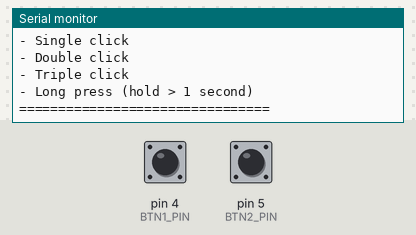
Bench run of a sketch on a simulated Arduino Uno, built with avr-gcc and run on an emulated ATmega328P. Shown: the last lines printed to the serial monitor. The test bench sets the inputs (shaded band); at power-on: pin 4 (BTN1_PIN) HIGH, pin 5 (BTN2_PIN) HIGH.

Above: at 1.2 s.
1.3 s: pin 4 (BTN1_PIN) pulled LOW for 0.15 s
At 3.0 s:
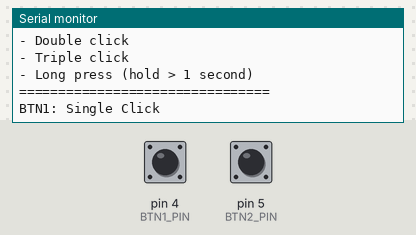
3.3 s: pin 5 (BTN2_PIN) pulled LOW for 1 s
At 5.8 s:
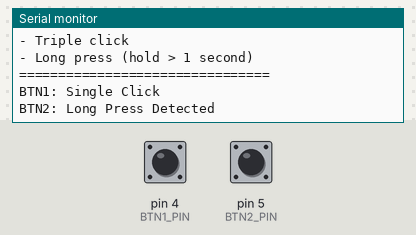
6.2 s: pin 4 (BTN1_PIN) pulled LOW for 1 s
At 8.0 s:
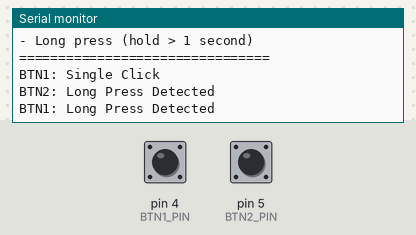
8.7 s: pin 5 (BTN2_PIN) pulled LOW for 0.15 s
At 9.9 s:
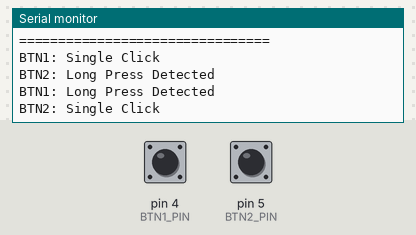
10.3 s: pin 4 (BTN1_PIN) pulsed LOW 2 times (0.12 s each, 0.3 s apart)
At 12.3 s:
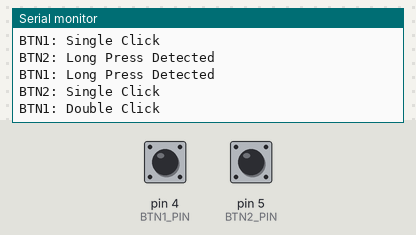
12.6 s: pin 5 (BTN2_PIN) pulsed LOW 5 times (0.12 s each, 0.3 s apart)
At 15.1 s:
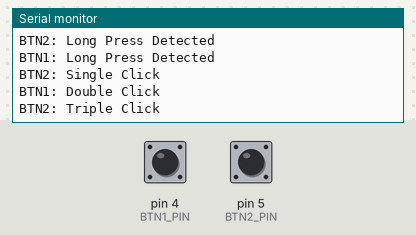

Measured:
- after the input at 1.3 s, the serial monitor: prints a new line after 0.60 s (image 1)
- after the input at 3.3 s, the serial monitor: prints a new line after 1.5 s (image 2)
- after the input at 6.2 s, the serial monitor: prints a new line after 1.5 s (image 3)
- after the input at 8.7 s, the serial monitor: prints a new line after 0.60 s (image 4)
- after the input at 10.3 s, the serial monitor: prints a new line after 0.87 s (image 5)
- after the input at 12.6 s, the serial monitor: prints a new line after 1.8 s (image 6)

The sketch:

BTNCode.ino
```cpp
#include <Button2.h>

#define BTN1_PIN 4  // GP4
#define BTN2_PIN 5  // GP5

Button2 btn1;
Button2 btn2;

void setup() {
  Serial.begin(115200);
  while (!Serial) {
    delay(10);
  }
  Serial.println("Button2 Multi-Function Example");
  Serial.println("================================");

  // 初始化按鈕1
  btn1.begin(BTN1_PIN);
  btn1.setDebounceTime(50);
  btn1.setLongClickTime(1000);
  btn1.setDoubleClickTime(400);

  // 按鈕1事件處理
  btn1.setClickHandler([](Button2 &b) {
    Serial.println("BTN1: Single Click");
  });

  btn1.setDoubleClickHandler([](Button2 &b) {
    Serial.println("BTN1: Double Click");
  });

  btn1.setTripleClickHandler([](Button2 &b) {
    Serial.println("BTN1: Triple Click");
  });

  btn1.setLongClickHandler([](Button2 &b) {
    Serial.println("BTN1: Long Press Detected");
  });

  // 初始化按鈕2
  btn2.begin(BTN2_PIN);
  btn2.setDebounceTime(50);
  btn2.setLongClickTime(1000);
  btn2.setDoubleClickTime(400);

  // 按鈕2事件處理
  btn2.setClickHandler([](Button2 &b) {
    Serial.println("BTN2: Single Click");
  });

  btn2.setDoubleClickHandler([](Button2 &b) {
    Serial.println("BTN2: Double Click");
  });

  btn2.setTripleClickHandler([](Button2 &b) {
    Serial.println("BTN2: Triple Click");
  });

  btn2.setLongClickHandler([](Button2 &b) {
    Serial.println("BTN2: Long Press Detected");
  });

  Serial.println("Ready! Press buttons to test:");
  Serial.println("- Single click");
  Serial.println("- Double click");
  Serial.println("- Triple click");
  Serial.println("- Long press (hold > 1 second)");
  Serial.println("================================");
}

void loop() {
  btn1.loop();
  btn2.loop();
}
```
